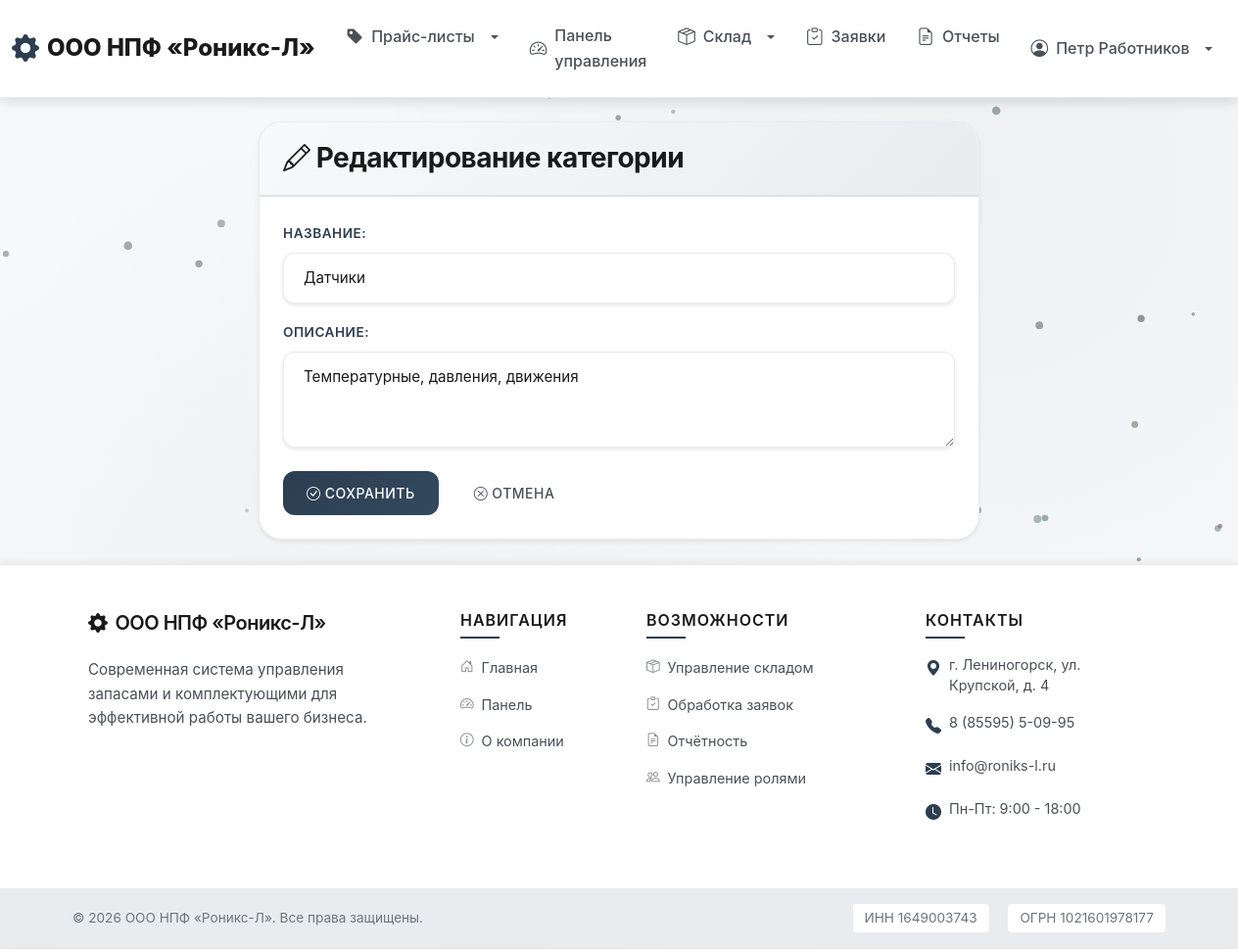
The page /inventory/categories/3/edit/ (signed in) on the database its author committed.
### users/models.py (models this page shows, shortened)
class User(AbstractUser):
    ROLE_CHOICES = [
        ('client', 'Клиент'),
        ('worker', 'Работник сервисного центра'),
    ]
    role = models.CharField(
        'Роль',
        max_length=20,
        choices=ROLE_CHOICES,
        default='client'
    )
    phone = models.CharField('Телефон', max_length=20, blank=True)
    address = models.TextField('Адрес', blank=True)
    created_at = models.DateTimeField('Дата регистрации', auto_now_add=True)
    updated_at = models.DateTimeField('Дата обновления', auto_now=True)
    class Meta:
        verbose_name = 'Пользователь'
        verbose_name_plural = 'Пользователи'
        ordering = ['-created_at']
    @property
    def is_worker(self):
        return self.role == 'worker'

### inventory/models.py (models this page shows, shortened)
class Category(models.Model):
    name = models.CharField('Название', max_length=200)
    description = models.TextField('Описание', blank=True)
    created_at = models.DateTimeField('Дата создания', auto_now_add=True)
    class Meta:
        verbose_name = 'Категория'
        verbose_name_plural = 'Категории'
        ordering = ['name']

### inventory/views.py (the view)
# urls.py: path('categories/<int:pk>/edit/', views.category_edit, name='category_edit'),
@login_required
def category_edit(request, pk):
    if not (request.user.is_worker or request.user.is_superuser):
        messages.error(request, 'У вас нет доступа к этой странице.')
        return redirect('inventory:category_list')
    category = get_object_or_404(Category, pk=pk)
    if request.method == 'POST':
        form = CategoryForm(request.POST, instance=category)
        if form.is_valid():
            form.save()
            messages.success(request, 'Категория успешно обновлена!')
            return redirect('inventory:category_list')
    else:
        form = CategoryForm(instance=category)
    return render(request, 'inventory/category_form.html', {'form': form, 'category': category})

### inventory/forms.py
class CategoryForm(forms.ModelForm):
    class Meta:
        model = Category
        fields = ['name', 'description']
        widgets = {
            'name': forms.TextInput(attrs={'class': 'form-control'}),
            'description': forms.Textarea(attrs={'class': 'form-control', 'rows': 3}),
        }

### templates/inventory/category_form.html (shortened to what this page needs)
{% extends 'base.html' %}
{% block content %}
<div class="container">
    <div class="row">
        <div class="col-lg-8 mx-auto">
            <div class="card shadow-sm" style="border: 1px solid rgba(0, 0, 0, 0.08);">
                <div class="card-header" style="background: linear-gradient(135deg, #f8f9fa 0%, #e9ecef 100%); border-bottom: 2px solid #dee2e6;">
                    <h3 class="mb-0" style="color: #1a1a1a;">
                        {% if category %}
                            <i class="bi bi-pencil"></i> Редактирование категории
                        {% else %}
                            <i class="bi bi-plus-circle"></i> Добавление категории
                        {% endif %}
                    </h3>
                </div>
                <div class="card-body p-4" style="background: #ffffff;">
                    <form method="post">
                        <div class="mb-3">
                            <label for="{{ form.name.id_for_label }}" class="form-label fw-semibold" style="color: #2c3e50;">Название:</label>
                            {{ form.name }}
                        </div>
                        <div class="mb-3">
                            <label for="{{ form.description.id_for_label }}" class="form-label fw-semibold" style="color: #2c3e50;">Описание:</label>
                            {{ form.description }}
                        </div>
                        <div class="d-flex gap-2 mt-4">
                            <button type="submit" class="btn" style="background: linear-gradient(135deg, #2c3e50 0%, #34495e 100%); color: white; border: none; padding: 0.625rem 1.5rem; font-weight: 500;">
                                <i class="bi bi-check-circle"></i> Сохранить
                            </button>
                            <a href="{% url 'inventory:category_list' %}" class="btn btn-outline-secondary" style="border-color: #6c757d; color: #495057; font-weight: 500;">
                                <i class="bi bi-x-circle"></i> Отмена
                            </a>
                        </div>
                    </form>
                </div>
            </div>
        </div>
    </div>
</div>
{% endblock %}

### templates/base.html (shortened to what this page needs)
<!DOCTYPE html>
<html lang="ru">
<head>
    <link href="https://cdn.jsdelivr.net/npm/bootstrap@5.3.0/dist/css/bootstrap.min.css" rel="stylesheet">
    <link rel="stylesheet" href="https://cdn.jsdelivr.net/npm/bootstrap-icons@1.11.0/font/bootstrap-icons.css">
    {% load static %}
    <link rel="stylesheet" href="{% static 'css/style.css' %}">
</head>
<body class="d-flex flex-column min-vh-100">
    <nav class="navbar navbar-expand-lg navbar-light sticky-top">
        <div class="container-fluid">
            <a class="navbar-brand company-logo" href="{% url 'core:home' %}">
                <i class="bi bi-gear-fill"></i> ООО НПФ «Роникс-Л»
            </a>
            <div class="collapse navbar-collapse" id="navbarNav">
                <ul class="navbar-nav me-auto">
                    <li class="nav-item dropdown">
                        <a class="nav-link dropdown-toggle" href="#" role="button" data-bs-toggle="dropdown">
                            <i class="bi bi-tag-fill"></i> Прайс-листы
                        </a>
                    </li>
                    {% if user.is_authenticated %}
                        <li class="nav-item">
                            <a class="nav-link" href="{% url 'core:dashboard' %}">
                                <i class="bi bi-speedometer2"></i> Панель управления
                            </a>
                        </li>
                        {% if user.is_worker or user.is_superuser %}
                            <li class="nav-item dropdown">
                                <a class="nav-link dropdown-toggle" href="#" role="button" data-bs-toggle="dropdown">
                                    <i class="bi bi-box-seam"></i> Склад
                                </a>
                            </li>
                        {% endif %}
                        <li class="nav-item">
                            <a class="nav-link" href="{% url 'orders:order_list' %}">
                                <i class="bi bi-clipboard-check"></i> Заявки
                            </a>
                        </li>
                        {% if user.is_worker or user.is_superuser %}
                            <li class="nav-item">
                                <a class="nav-link" href="{% url 'reports:home' %}">
                                    <i class="bi bi-file-earmark-text"></i> Отчеты
                                </a>
                            </li>
                        {% endif %}
                    {% endif %}
                </ul>
                <ul class="navbar-nav ms-auto">
                    {% if user.is_authenticated %}
                        <li class="nav-item dropdown">
                            <a class="nav-link dropdown-toggle" href="#" role="button" data-bs-toggle="dropdown">
                                <i class="bi bi-person-circle"></i> {{ user.get_full_name|default:user.username }}
                            </a>
                        </li>
                    {% endif %}
                </ul>
            </div>
        </div>
    </nav>
    <main class="container-fluid py-4 flex-grow-1">
        {% block content %}{% endblock %}
    </main>
    <footer class="footer-modern mt-auto">
        <div class="footer-top py-5">
            <div class="container">
                <div class="row g-4">
                    <div class="col-lg-4 col-md-6">
                        <div class="footer-section">
                            <h5 class="footer-title mb-4">
                                <i class="bi bi-gear-fill me-2"></i>ООО НПФ «Роникс-Л»
                            </h5>
                            <p class="footer-text mb-3">
                                Современная система управления запасами и комплектующими для эффективной работы вашего бизнеса.
                            </p>
                        </div>
                    </div>
                    <div class="col-lg-2 col-md-6">
                        <div class="footer-section">
                            <h6 class="footer-subtitle mb-3">Навигация</h6>
                            <ul class="footer-links">
                                <li><a href="{% url 'core:home' %}"><i class="bi bi-house-door me-2"></i>Главная</a></li>
                                {% if user.is_authenticated %}
                                <li><a href="{% url 'core:dashboard' %}"><i class="bi bi-speedometer2 me-2"></i>Панель</a></li>
                                {% endif %}
                                <li><a href="{% url 'core:about' %}"><i class="bi bi-info-circle me-2"></i>О компании</a></li>
                            </ul>
                        </div>
                    </div>
                    <div class="col-lg-3 col-md-6">
                        <div class="footer-section">
                            <h6 class="footer-subtitle mb-3">Возможности</h6>
                            <ul class="footer-links">
                                <li><a href="#"><i class="bi bi-box-seam me-2"></i>Управление складом</a></li>
                                <li><a href="#"><i class="bi bi-clipboard-check me-2"></i>Обработка заявок</a></li>
                                <li><a href="#"><i class="bi bi-file-earmark-text me-2"></i>Отчётность</a></li>
                                <li><a href="#"><i class="bi bi-people me-2"></i>Управление ролями</a></li>
                            </ul>
                        </div>
                    </div>
                    <div class="col-lg-3 col-md-6">
                        <div class="footer-section">
                            <h6 class="footer-subtitle mb-3">Контакты</h6>
                            <ul class="footer-contacts">
                                <li>
                                    <i class="bi bi-geo-alt-fill me-2"></i>
                                    <span>г. Лениногорск, ул. Крупской, д. 4</span>
                                </li>
                                <li>
                                    <i class="bi bi-telephone-fill me-2"></i>
                                    <span>8 (85595) 5-09-95</span>
                                </li>
                                <li>
                                    <i class="bi bi-envelope-fill me-2"></i>
                                    <span>info@roniks-l.ru</span>
                                </li>
                                <li>
                                    <i class="bi bi-clock-fill me-2"></i>
                                    <span>Пн-Пт: 9:00 - 18:00</span>
                                </li>
                            </ul>
                        </div>
                    </div>
                </div>
            </div>
        </div>
        <div class="footer-bottom py-3">
            <div class="container">
                <div class="row align-items-center">
                    <div class="col-md-6 text-center text-md-start mb-2 mb-md-0">
                        <p class="footer-copyright mb-0">
                            &copy; 2026 ООО НПФ «Роникс-Л». Все права защищены.
                        </p>
                    </div>
                    <div class="col-md-6 text-center text-md-end">
                        <p class="footer-legal mb-0">
                            <span class="me-3">ИНН 1649003743</span>
                            <span>ОГРН 1021601978177</span>
                        </p>
                    </div>
                </div>
            </div>
        </div>
    </footer>
</body>
</html>

### rows shown on the page
User: get_full_name "Петр Работников"
Category: name "Датчики", description "Температурные, давления, движения"
